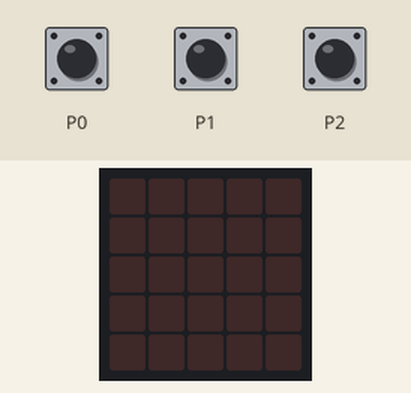
Bench run of a program on a simulated BBC micro:bit (MakeCode). Parts: the board's 5×5 LED display. The test bench sets the inputs (shaded band). Random numbers come from a fixed seed; the 48×5 strip is a reading aid, not a part: it shows the text the display is scrolling, unrolled, one strip-width of it at a time.

Above: at 1.2 s.
1.3 s: touch pin P0 pressed for 0.15 s
At 2.0 s:
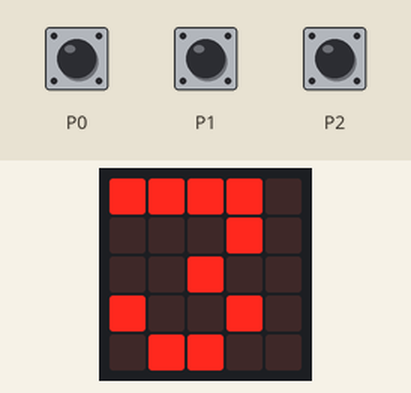
At 17.1 s:
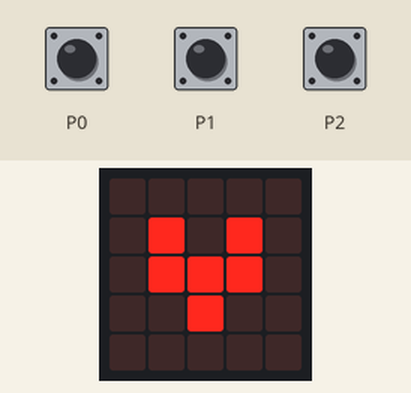
Timing chart, 0 to 18.3 s (numbered marks = the images above; inputs shaded):
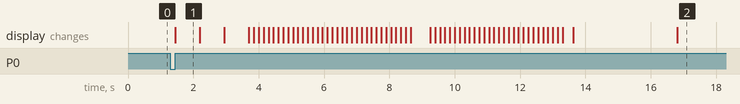

The program:

main.ts
```typescript
let p2 = 0
let p1 = 0
input.onPinPressed(TouchPin.P0, function () {
    basic.showNumber(3)
    basic.showNumber(2)
    basic.showNumber(1)
    basic.showString("let's play")
    basic.pause(randint(1000, 10000))
    basic.showIcon(IconNames.SmallHeart)
    basic.pause(1000)
    basic.clearScreen()
})
input.onPinPressed(TouchPin.P2, function () {
    p2 = 1
    basic.showLeds(`
        . . # # #
        . . # # #
        . . # # #
        . . . # #
        . . . # #
        `)
    basic.pause(1000)
    basic.clearScreen()
})
input.onPinPressed(TouchPin.P1, function () {
    p1 += 1
    basic.showLeds(`
        # # # . .
        # # # . .
        # # # . .
        # # . . .
        # # . . .
        `)
    basic.pause(1000)
    basic.clearScreen()
})
basic.forever(function () {

})
```

test.ts
```typescript
// testes vão aqui; isto não será compilado quando este pacote for usado como uma extensão.
```

Measured:
- after the input at 1.3 s, the display: changes after 0.15 s (image 1)
- what the display in image 1 shows lasts 0.7 s, from 1.5 s to 2.2 s
